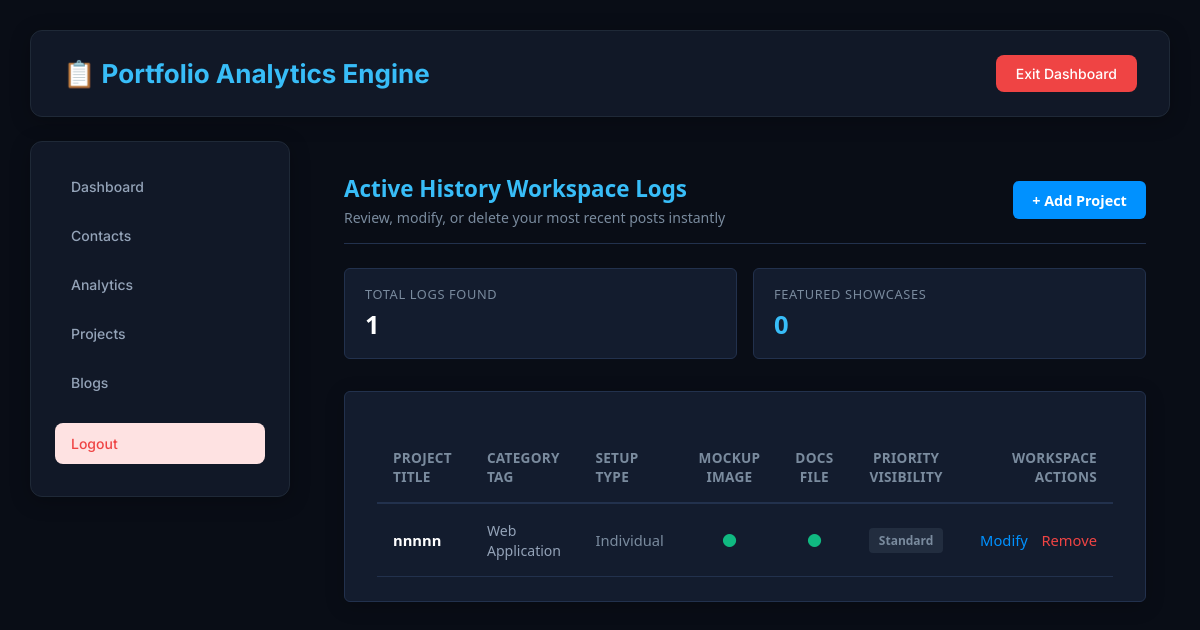
/dashboard/project/ (signed in), run on an earlier commit of the app's database.
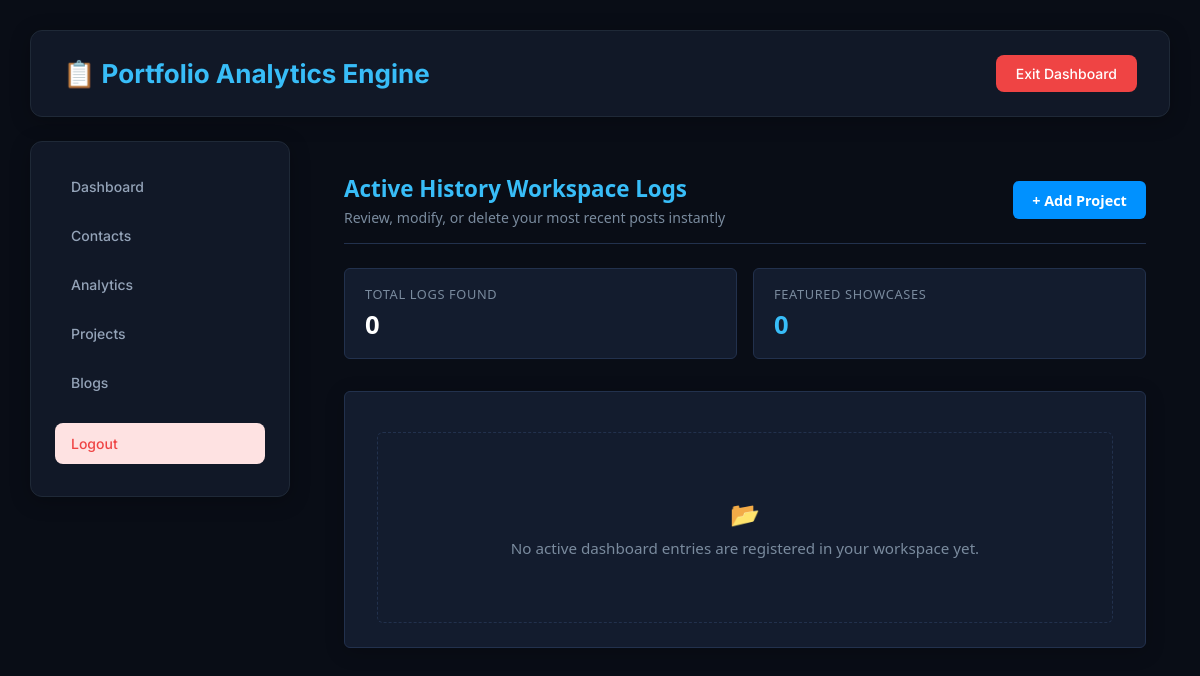
And on a later commit of the database.
### projects/models.py (models this page shows, shortened)
class Project(models.Model):
    CATEGORY_CHOICES = [
        ("web_application", "Web Application"),
        ("mobile_application", "Mobile Application"),
    ]
    PROJECT_TYPE_CHOICES = [
        ("individual", "Individual Project"),
        ("team", "Team Project"),
    ]
    title = models.CharField(max_length=200)
    category = models.CharField(max_length=50, choices=CATEGORY_CHOICES, default="web_application")
    description = models.TextField(blank=True)
    image = models.ImageField(upload_to='projects/', blank=True, null=True)
    github_url = models.URLField(max_length=300, blank=True, help_text="GitHub Repository Link")
    documentation = models.FileField(upload_to='projects/docs/', blank=True, null=True, help_text="Project Report / Documentation PDF")
    project_type = models.CharField(max_length=20, choices=PROJECT_TYPE_CHOICES, default="individual")
    team_members = models.TextField(blank=True, help_text="Comma-separated names of team members (leave blank if Individual)")
    url = models.URLField(blank=True, help_text="Live Demo Link (Optional)")
    featured = models.BooleanField(default=False)
    created_at = models.DateTimeField(auto_now_add=True)

### projects/views.py (the view)
# urls.py: path('dashboard/project/', views.admin_project, name='admin_project'),
@login_required (login_url='admin_login')
def admin_project(request):
    projects = Project.objects.all().order_by('-featured', '-id')
    context = {
        'projects': projects,
        'project_count': projects.count(),
        'featured_count': projects.filter(featured=True).count(),
    }
    return render(request, 'admin/projects.html', context)

### templates/admin/projects.html (shortened to what this page needs)
{% extends 'admin/admin_base.html' %}
{% load static %}
{% block content %}
<div class="admin-container">
  <div class="admin-header">
    <div>
      <h2 class="panel-title">Active History Workspace Logs</h2>
      <div class="panel-subtitle">Review, modify, or delete your most recent posts instantly</div>
    </div>
    <a href="{% url 'admin_add_project' %}" class="btn-create">
      + Add Project
    </a>
  </div>
  <div class="metrics-grid">
    <div class="metric-card">
      <div class="metric-label">Total Logs Found</div>
      <div class="metric-value">{{ project_count }}</div>
    </div>
    <div class="metric-card">
      <div class="metric-label">Featured Showcases</div>
      <div class="metric-value" style="color: #38bdf8;">{{ featured_count }}</div>
    </div>
  </div>
  <div class="workspace-card">
    {% if projects %}
      <div class="table-responsive">
        <table class="log-table">
          <thead>
            <tr>
              <th>Project Title</th>
              <th>Category Tag</th>
              <th>Setup Type</th>
              <th style="text-align: center;">Mockup Image</th>
              <th style="text-align: center;">Docs File</th>
              <th style="text-align: center;">Priority Visibility</th>
              <th style="text-align: right;">Workspace Actions</th>
            </tr>
          </thead>
          <tbody>
            {% for project in projects %}
              <tr>
                <td style="font-weight: 600; max-width: 240px; white-space: nowrap; overflow: hidden; text-overflow: ellipsis;">
                  {{ project.title }}
                </td>
                <td>
                  <span style="color: #94a3b8; font-size: 0.88rem;">{{ project.get_category_display|default:project.category }}</span>
                </td>
                <td style="text-transform: capitalize; color: var(--text-muted-gray);">
                  {{ project.project_type|default:"Individual" }}
                </td>
                <td style="text-align: center;">
                  {% if project.image %}
                    <span class="asset-indicator">●</span>
                  {% else %}
                    <span class="asset-missing">✕</span>
                  {% endif %}
                </td>
                <td style="text-align: center;">
                  {% if project.documentation %}
                    <span class="asset-indicator">●</span>
                  {% else %}
                    <span class="asset-missing">✕</span>
                  {% endif %}
                </td>
                <td style="text-align: center;">
                  {% if project.featured %}
                    <span class="badge badge-featured">Featured</span>
                  {% else %}
                    <span class="badge badge-standard">Standard</span>
                  {% endif %}
                </td>
                <td style="text-align: right;">
                  <div class="action-links" style="justify-content: flex-end;">
                    <a href="{% url 'admin_edit_project' project.id %}" class="link-edit">Modify</a>
                    <form method="POST" action="{% url 'admin_delete_project' project.id %}" style="margin: 0; display: inline;" onsubmit="return confirm('Are you sure you want to completely erase this project record?');">
                      <button type="submit" class="btn-link-delete">Remove</button>
                    </form>
                  </div>
                </td>
              </tr>
            {% endfor %}
          </tbody>
        </table>
      </div>
    {% else %}
      <div class="empty-log-state">
        <span class="empty-icon">📂</span>
        No active dashboard entries are registered in your workspace yet.
      </div>
    {% endif %}
  </div>
</div>
{% endblock %}

What changed in the data, as far as the page shows it:
removed Project: title "nnnnn", category "Web Application", project_type "Individual", featured "Standard"
Also different on the page:
{{ project_count }}: "1" → "0"
text no longer shown: "PROJECT TITLE CATEGORY TAG SETUP TYPE MOCKUP IMAGE DOCS FILE PRIORITY VISIBILITY WORKSPACE ACTIONS"
text now shown: "📂 No active dashboard entries are registered in your workspace yet."
